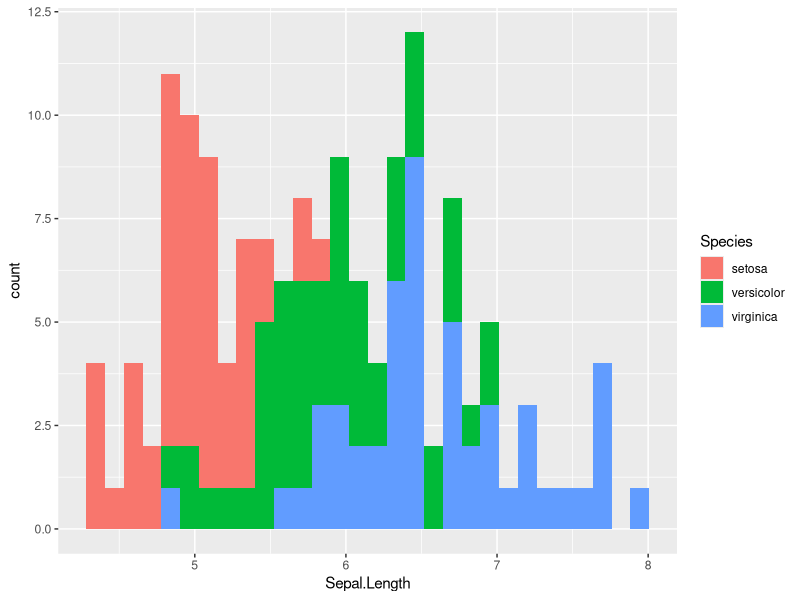
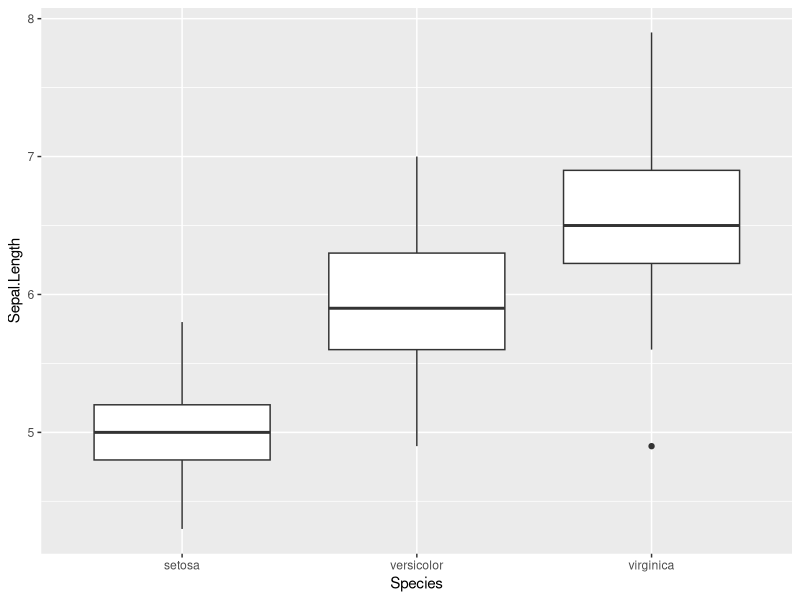
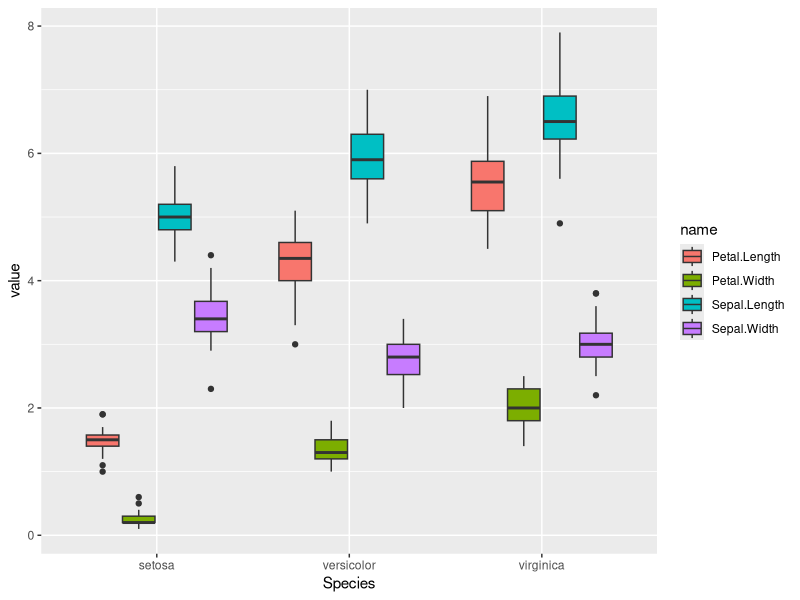
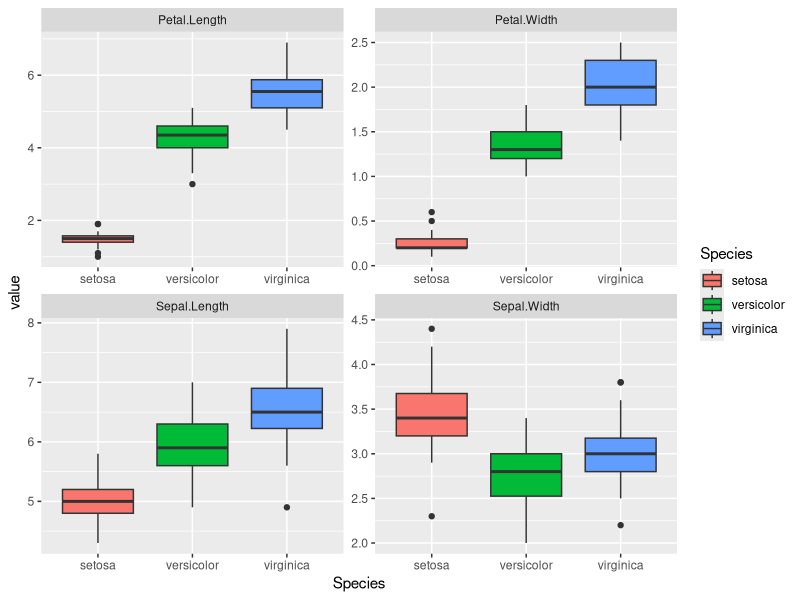
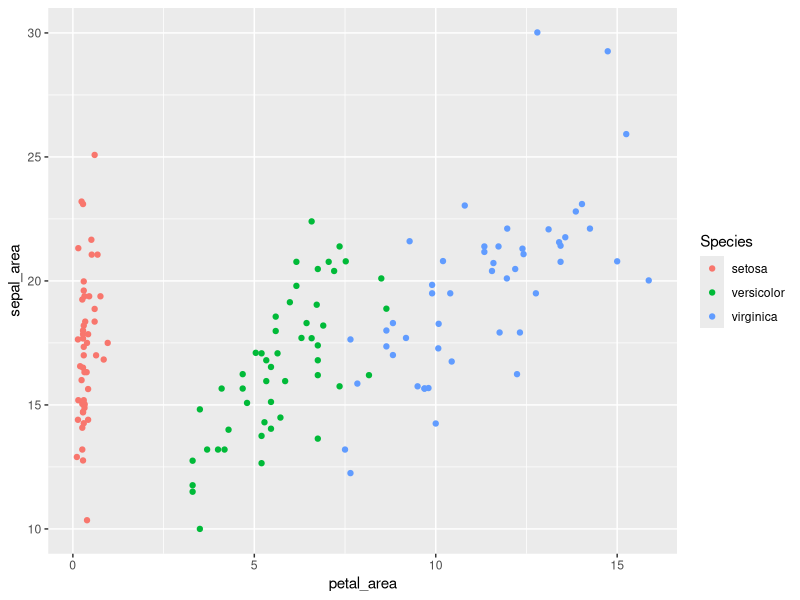

Recreate these plots in R, in order.
# It's quite common to have data stored in an excel file (or several!).
# Hopefully, the excel files have been structured in such a way as to have
# each row be a unique record and each column a different variable. Sometimes,
# excel sheets look more like a cluttered desk - up top, there's a table
# of info, but below, there are little hand-made summaries and possibly
# unrelated data... this style of excel sheet is not your friend in R...

# To read and write excel files, we can use the {openxlsx} package (other options
# exist - but I've found success with this package).

library(tidyverse)

install.packages('openxlsx')

library(openxlsx)

# Let's read in a 'toy' dataset of three species of iris flowers and their
# measurements.
iris = read.xlsx('data/iris_data.xlsx')

# Let's check out the data.
iris

# Note that all 150 rows are printed to the console. This is not very
# helpful if we are curious about what the column names are, or the data types.

# We can convert this data.frame to a 'tibble', {tidyverse}'s answer
# to this inconvenience.
iris = as.tibble(iris)

iris

# Now we get a snapshot of the top 10 rows, plus the column names and data types.

# Let's make a quick histogram and a boxplot to explore our data visually.

ggplot(iris) +
  geom_histogram(aes(Sepal.Length, fill = Species))


ggplot(iris) +
  geom_boxplot(aes(x = Species, y = Sepal.Length))

# Very cool - virginica has the largest sepals, setosa the smallest (these
# differences might or might not be statistically significant - more on
# this later!)

# Note that there are 4 columns with measurements... it would be nice
# if we could get a glance at all four variables in one go, no?
# This will require that we transform our data - specifically, from its
# current 'wide' format to a 'long' format: observe!

iris %>%
  # Select all columns except Species for the pivot...
  pivot_longer(cols = -Species)


# Now our table has 600 rows and 3 columns; the column names we had before
# have been placed into a new column called 'name', and the measurement
# values have been placed into a new column named 'value'. We can set
# those new columns' names to be more meaninful, but for now, they're ok.

# This time, I'm going to take our original dataset, pipe it into
# a pivot_longer(), and then pipe the result of that code directly
# into a ggplot!

iris %>%
  pivot_longer(-Species) %>%
  ggplot() +
  geom_boxplot(aes(x = Species, y = value, fill = name))

# Getting there... but still hard to read! Let's separate each measurement
# type into its own plot 'facet'

iris %>%
  pivot_longer(-Species) %>%
  ggplot() +
  geom_boxplot(aes(x = Species, y = value, fill = Species)) +
  facet_wrap( ~ name, scales = 'free')

# Note: the "scales = 'free'" in our facet_wrap call means the x and y axes
# of each facet get automatically adjusted for the data in the facet.
# If we don't set this argument to be 'free', the plots can be a little
# hard to read. Try it out, though!



# Let's make a new column: estimated area of flower petals and sepals.
# We'll use one of the {tidyverse} methods for making new columns: mutate()
iris = iris %>%
  mutate(petal_area = Petal.Length * Petal.Width) %>%
  mutate(sepal_area = Sepal.Length * Sepal.Width)

# Quick visual check...
ggplot(aes(x = petal_area, y = sepal_area, col = Species), data = iris) +
  geom_point()

# Setosa has small petals, big sepals, versicolor has moderately sized petals
# and sepals, and virginica has pretty big flower parts!

# Let's write out these results...

openxlsx::write.xlsx(iris, 'output/iris_results.xlsx')

# Note that the {openxlsx} package gives us 2 ways to write an excel file:
# 1. The write.xlsx() function we used above, which is easy and efficient.
# 2. The ability to create an excel workbook INSIDE R, which allows us to
#    add sheets to the workbook, set formatting rows and columns inside the sheets,
#    etc., and then write the workbook out to our computer. Cool but complicated!
